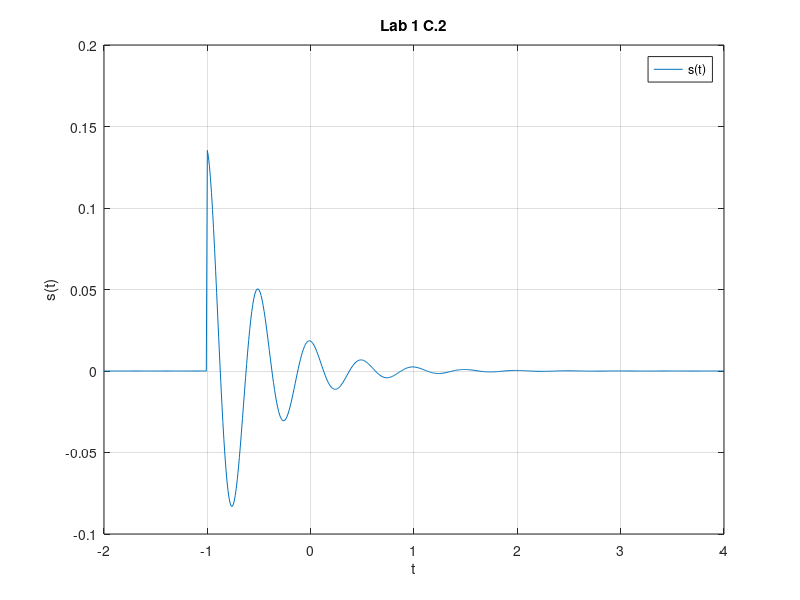

This chart was generated by the following MATLAB code:
clf;
clc;
clear;

f = @(t) exp(-2).*exp(-2.*t).*cos(4.*pi.*t); %f equation
u = @(t) 1.0.*(t>=0); % u equation
g = @(t) f(t).*u(t); % g Equation... f*u
s = @(t) g(t+1); %s equation g(t+1)
t = [-2:0.01:4]; %time Domain and intervals

plot(t,s(t)); %Plot function for s
xlabel('t'); 
ylabel('s(t)'); 
grid; %creates gridline for plot
title('Lab 1 C.2')
legend('s(t)')